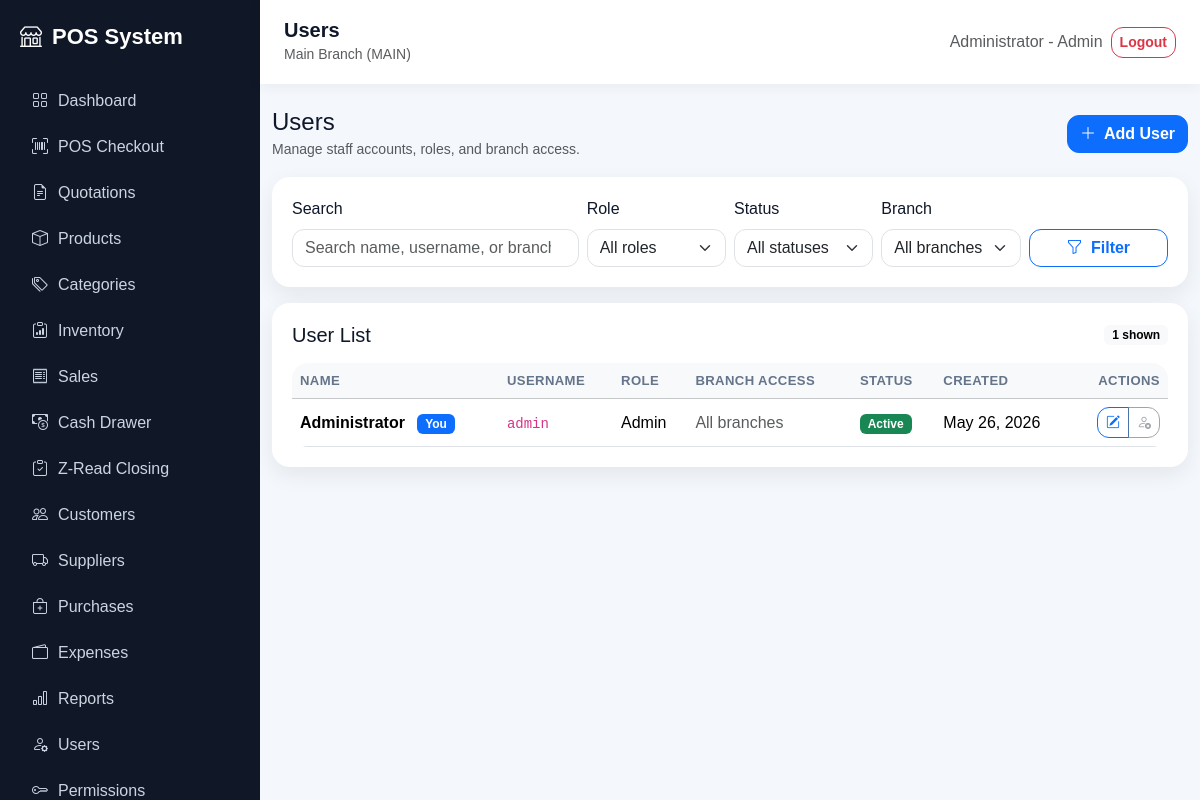
Screenshot of /users/index.php (signed in) with the database file from the repository.
### tables this page shows
CREATE TABLE users (
  id INT AUTO_INCREMENT PRIMARY KEY,
  branch_id INT NULL,
  name VARCHAR(120) NOT NULL,
  username VARCHAR(80) NOT NULL UNIQUE,
  password VARCHAR(255) NOT NULL,
  role ENUM('Admin','Area Manager','Manager','Cashier','Inventory Clerk','Purchasing Staff') NOT NULL DEFAULT 'Cashier',
  is_active TINYINT(1) DEFAULT 1,
  created_at TIMESTAMP DEFAULT CURRENT_TIMESTAMP,
  FOREIGN KEY (branch_id) REFERENCES branches(id) ON DELETE SET NULL
);

### config/app.php (called while the page is built, shortened)
<?php
function app_url(string $path = ''): string
{
    return BASE_URL . ltrim($path, '/');
}

### users/index.php (the view, shortened to what this page needs)
<?php
require_once __DIR__ . '/../config/database.php';
$currentUserId = (int)($_SESSION['user_id'] ?? 0);
$search = trim($_GET['q'] ?? '');
$params = [];
$sql = '
    SELECT
        u.id,
        u.branch_id,
        u.name,
        u.username,
        u.role,
        u.is_active,
        u.created_at,
        b.name AS branch_name,
        b.code AS branch_code,
        area.area_branches
    FROM users u
    LEFT JOIN branches b ON b.id = u.branch_id
    LEFT JOIN (
        SELECT
            ub.user_id,
            GROUP_CONCAT(CONCAT(ab.name, " (", ab.code, ")") ORDER BY ab.name SEPARATOR ", ") AS area_branches
        FROM user_branches ub
        JOIN branches ab ON ab.id = ub.branch_id
        GROUP BY ub.user_id
    ) area ON area.user_id = u.id
';
$sql .= ' ORDER BY u.name ASC LIMIT 300';
$stmt = $pdo->prepare($sql);
$stmt->execute($params);
$users = $stmt->fetchAll();
include __DIR__ . '/../includes/header.php';
?>
<div class="d-flex flex-column flex-md-row justify-content-between align-items-md-center gap-3 mb-3">
    <div>
        <h4 class="mb-0">Users</h4>
        <small class="text-muted">Manage staff accounts, roles, and branch access.</small>
    </div>
    <a class="btn btn-primary" href="<?= app_url('users/add.php') ?>">
        <i class="bi bi-plus-lg me-1"></i>
        Add User
    </a>
</div>
<div class="table-card mb-3">
    <form class="row g-2 align-items-end" method="get">
        <div class="col-lg-4 col-md-6">
            <label class="form-label">Search</label>
            <input
                type="search"
                name="q"
                class="form-control"
                placeholder="Search name, username, or branch"
                value="<?= htmlspecialchars($search) ?>"
            >
        </div>
        <div class="col-lg-2 col-md-6">
            <label class="form-label">Role</label>
            <select name="role" class="form-select">
                <option value="">All roles</option>
            </select>
        </div>
        <div class="col-lg-2 col-md-6">
            <label class="form-label">Status</label>
            <select name="status" class="form-select">
                <option value="">All statuses</option>
            </select>
        </div>
        <div class="col-lg-2 col-md-6">
            <label class="form-label">Branch</label>
            <select name="branch_id" class="form-select">
                <option value="">All branches</option>
            </select>
        </div>
        <div class="col-lg-2 col-md-6 d-grid">
            <button class="btn btn-outline-primary" type="submit">
                <i class="bi bi-funnel me-1"></i>
                Filter
            </button>
        </div>
    </form>
</div>
<div class="table-card">
    <div class="d-flex justify-content-between align-items-center mb-3">
        <h5 class="mb-0">User List</h5>
        <span class="badge text-bg-light"><?= count($users) ?> shown</span>
    </div>
    <div class="table-responsive">
        <table class="table table-hover align-middle mb-0">
            <thead class="table-light">
                <tr>
                    <th>Name</th>
                    <th>Username</th>
                    <th>Role</th>
                    <th>Branch Access</th>
                    <th>Status</th>
                    <th>Created</th>
                    <th class="text-end">Actions</th>
                </tr>
            </thead>
            <tbody>
                <?php foreach ($users as $user): ?>
                    <?php
                    $isCurrent = (int)$user['id'] === $currentUserId;
                    $isActive = (int)$user['is_active'] === 1;
                    ?>
                    <tr>
                        <td class="fw-semibold">
                            <?= htmlspecialchars($user['name']) ?>
                            <?php if ($isCurrent): ?>
                                <span class="badge text-bg-primary ms-2">You</span>
                            <?php endif; ?>
                        </td>
                        <td><code><?= htmlspecialchars($user['username']) ?></code></td>
                        <td><?= htmlspecialchars($user['role']) ?></td>
                        <td>
                            <?php if ($user['role'] === 'Admin'): ?>
                                <span class="text-muted">All branches</span>
                            <?php elseif ($user['role'] === 'Area Manager'): ?>
                                <?= htmlspecialchars($user['area_branches'] ?: 'No assigned branches') ?>
                            <?php elseif ($user['branch_name']): ?>
                                <?= htmlspecialchars($user['branch_name']) ?>
                                <small class="text-muted">(<?= htmlspecialchars($user['branch_code']) ?>)</small>
                            <?php else: ?>
                                <span class="text-muted">Unassigned</span>
                            <?php endif; ?>
                        </td>
                        <td>
                            <span class="badge <?= $isActive ? 'text-bg-success' : 'text-bg-secondary' ?>">
                                <?= $isActive ? 'Active' : 'Inactive' ?>
                            </span>
                        </td>
                        <td><?= htmlspecialchars(date('M d, Y', strtotime($user['created_at']))) ?></td>
                        <td class="text-end">
                            <div class="btn-group btn-group-sm" role="group" aria-label="User actions">
                                <a class="btn btn-outline-primary" href="<?= app_url('users/edit.php?id=' . (int)$user['id']) ?>">
                                    <i class="bi bi-pencil-square"></i>
                                </a>
                                <?php if ($isCurrent || !$isActive): ?>
                                    <button
                                        class="btn btn-outline-secondary"
                                        type="button"
                                        disabled
                                        title="<?= $isCurrent ? 'Current user cannot be deactivated' : 'User is already inactive' ?>"
                                    >
                                        <i class="bi bi-person-x"></i>
                                    </button>
                                <?php else: ?>
                                    <a class="btn btn-outline-danger" href="<?= app_url('users/delete.php?id=' . (int)$user['id']) ?>">
                                        <i class="bi bi-person-x"></i>
                                    </a>
                                <?php endif; ?>
                            </div>
                        </td>
                    </tr>
                <?php endforeach; ?>
            </tbody>
        </table>
    </div>
</div>
<?php include __DIR__ . '/../includes/footer.php'; ?>

### assets/css/app.css (style rules this page uses)
:root { --sidebar:#101827; --primary:#2563eb; --bg:#f4f7fb; }
body { background: var(--bg); font-family: Arial, sans-serif; }
.table-card { background:#fff; border-radius:18px; padding:20px; box-shadow:0 8px 22px rgba(15,23,42,.07); }
* { box-sizing: border-box; }
html { scroll-behavior: smooth; }
body { color: #0f172a; }
.card, .table-card, .soft-card, .stat-card { transition: transform .18s ease, box-shadow .18s ease; }
.table-responsive { border-radius: 16px; }
.table th { white-space: nowrap; font-size: .82rem; color: #64748b; text-transform: uppercase; letter-spacing: .03em; }
.form-control, .form-select, .btn { border-radius: 12px; }
.btn { font-weight: 600; }

### rows the page displays
users: name "Administrator", shows "You", username "admin", role "Admin", shows "All branches", is_active "Active", created_at "May 26, 2026"

### other values shown
$link['label'] "Dashboard"
$link['label'] "POS Checkout"
$link['label'] "Quotations"
$link['label'] "Products"
$link['label'] "Categories"
$link['label'] "Inventory"
$link['label'] "Sales"
$link['label'] "Cash Drawer"
$link['label'] "Z-Read Closing"
$link['label'] "Customers"
$link['label'] "Suppliers"
$link['label'] "Purchases"
$link['label'] "Expenses"
$link['label'] "Reports"
$link['label'] "Users"
